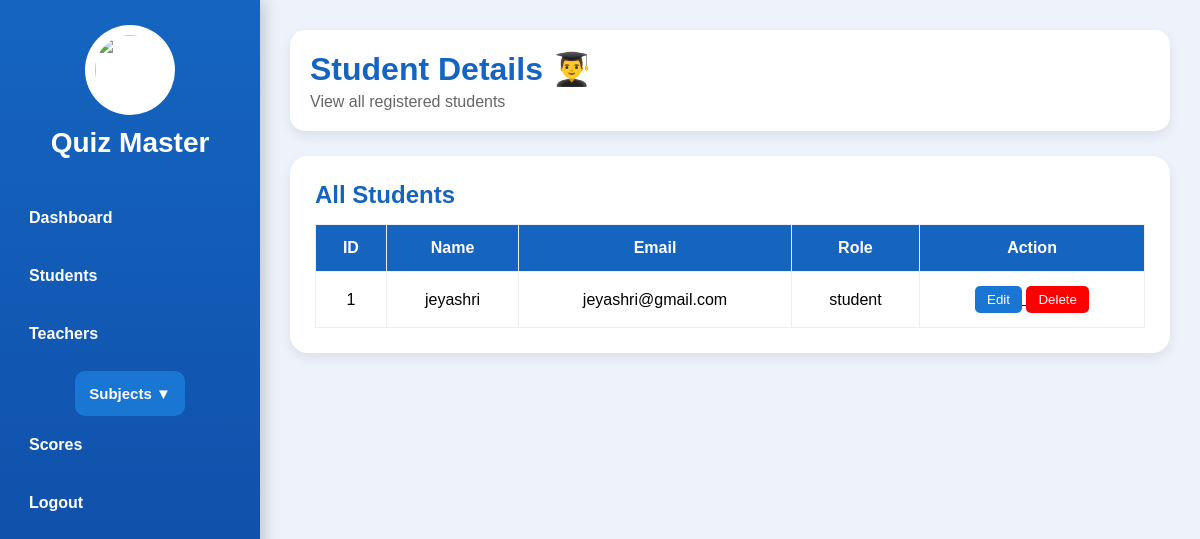
The page /admin_students (signed in) on the database its author committed.
### models.py (models this page shows, shortened)
class User(db.Model):
    id = db.Column(db.Integer, primary_key=True)
    fullname = db.Column(db.String(100), nullable=False)
    email = db.Column(db.String(100), unique=True, nullable=False)
    password = db.Column(db.String(300), nullable=False)
    role = db.Column(db.String(50), nullable=False)
    subjects = db.relationship('Subject', backref='teacher', lazy=True)
    quizzes = db.relationship('Quiz', backref='teacher', lazy=True)
    results = db.relationship('Result', backref='student', lazy=True)

### app.py (the view)
@app.route('/admin_students')
def admin_students():
    if session.get('role') != 'admin':
        return redirect('/')
    students = User.query.filter_by(role='student').all()
    return render_template(
        'admin_students.html',
        students=students
    )

### templates/admin_students.html (shortened to what this page needs)
<!DOCTYPE html>
<html>
<head>
    <link rel="stylesheet"
          href="{{ url_for('static', filename='style.css') }}">
</head>
<body>
<div class="dashboard-container">
    <div class="sidebar">
        <img src="https://cdn-icons-png.flaticon.com/512/2620/2620277.png"
             class="sidebar-logo">
        <h2>Quiz Master</h2>
        <a href="/admin_dashboard">
            Dashboard
        </a>
        <a href="/admin_students">
            Students
        </a>
        <a href="/admin_teachers">
            Teachers
        </a>
        <div class="subject-menu">
            <button class="subject-btn"
                    onclick="toggleSubjectMenu()">
                Subjects ▼
            </button>
        </div>
        <a href="/reports">
            Scores
        </a>
        <a href="/logout">
            Logout
        </a>
    </div>
    <div class="main-content">
        <div class="header">
            <div>
                <h1>
                    Student Details 👨‍🎓
                </h1>
                <p>
                    View all registered students
                </p>
            </div>
        </div>
        <div class="table-box">
            <h2>
                All Students
            </h2>
            <table>
                <tr>
                    <th>ID</th>
                    <th>Name</th>
                    <th>Email</th>
                    <th>Role</th>
                    <th>Action</th>
                </tr>
                {% for s in students %}
                <tr>
                    <td>
                        {{ s.id }}
                    </td>
                    <td>
                        {{ s.fullname }}
                    </td>
                    <td>
                        {{ s.email }}
                    </td>
                    <td>
                        {{ s.role }}
                    </td>
                    <td>
                        <a href="/edit_user/{{ s.id }}">
                            <button style="
                                background:#1976d2;
                                color:white;
                                border:none;
                                padding:6px 12px;
                                border-radius:5px;
                                cursor:pointer;
                            ">
                                Edit
                            </button>
                        </a>
                        <a href="/delete_user/{{ s.id }}"
                           onclick="return confirm('Delete Student?')">
                            <button style="
                                background:red;
                                color:white;
                                border:none;
                                padding:6px 12px;
                                border-radius:5px;
                                cursor:pointer;
                            ">
                                Delete
                            </button>
                        </a>
                    </td>
                </tr>
                {% endfor %}
            </table>
        </div>
    </div>
</div>
</body>
</html>

### static/style.css (style rules this page uses)
* { margin:0; padding:0; box-sizing:border-box; font-family:Arial, sans-serif; }
body { background:#eef3fb; }
.dashboard-container { display:flex; min-height:100vh; }
.sidebar { width:260px; background:linear-gradient(180deg,#1565c0,#0d47a1); color:white; padding:25px 15px; display:flex; flex-direction:column; align-items:center; position:fixed; left:0; top:0; bottom:0; overflow-y:auto; box-shadow:4px 0 15px rgba(0,0,0,0.2); }
.sidebar-logo { width:90px; height:90px; margin-bottom:12px; border-radius:50%; background:white; padding:10px; }
.sidebar h2 { margin-bottom:30px; font-size:28px; font-weight:bold; }
.sidebar a { width:100%; padding:14px; margin:6px 0; color:white; text-decoration:none; border-radius:10px; font-weight:bold; transition:0.3s; text-align:left; }
.subject-btn { width:100%; background:#1976d2; color:white; border:none; padding:14px; border-radius:10px; font-size:15px; font-weight:bold; cursor:pointer; margin-top:8px; transition:0.3s; text-align:left; }
.main-content { margin-left:260px; flex:1; padding:30px; }
.header { display:flex; justify-content:space-between; align-items:center; margin-bottom:25px; background:white; padding:20px; border-radius:15px; box-shadow:0 5px 12px rgba(0,0,0,0.08); }
.header h1 { color:#1565c0; margin-bottom:5px; }
.header p { color:#666; }
.table-box { background:white; padding:25px; border-radius:18px; box-shadow:0 5px 12px rgba(0,0,0,0.08); margin-top:20px; }
.table-box h2 { margin-bottom:15px; color:#1565c0; }
table { width:100%; border-collapse:collapse; }
th,td { padding:14px; border:1px solid #eee; text-align:center; }
th { background:#1565c0; color:white; }

### rows shown on the page
User: id "1", fullname "jeyashri", email "jeyashri@gmail.com", role "student"
